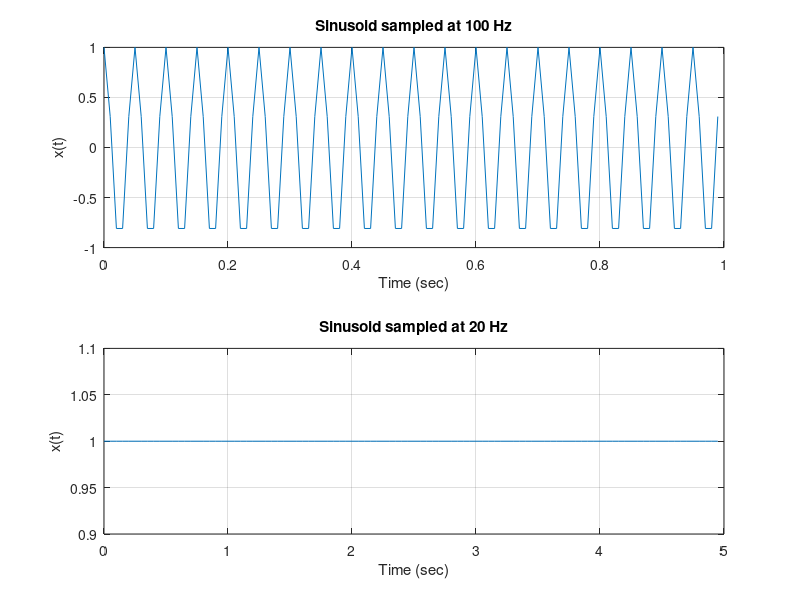

This figure's MATLAB source:
% Brian R. Greene
% sinsamp.m
%
% This program will sample a sinusoidal signal
% and plot the result.
%
clc
clear
close all

% freq = 20 Hz, samp = 100 Hz
samptime=1/100; % s
freq=20; % Hz
time=[0:99]*samptime;
x=cos(2*pi*freq*time);
subplot(2,1,1);
plot(time,x);
title('Sinusoid sampled at 100 Hz');
xlabel('Time (sec)');
ylabel('x(t)');
grid on;

%
% freq = 20 Hz, samp = 20 Hz
%
clear all;
samptime=1/20;
freq=20;
time=[0:99]*samptime;
x=cos(2*pi*freq*time);
subplot(2,1,2);
plot(time,x);
title('Sinusoid sampled at 20 Hz');
xlabel('Time (sec)');
ylabel('x(t)');
grid on;